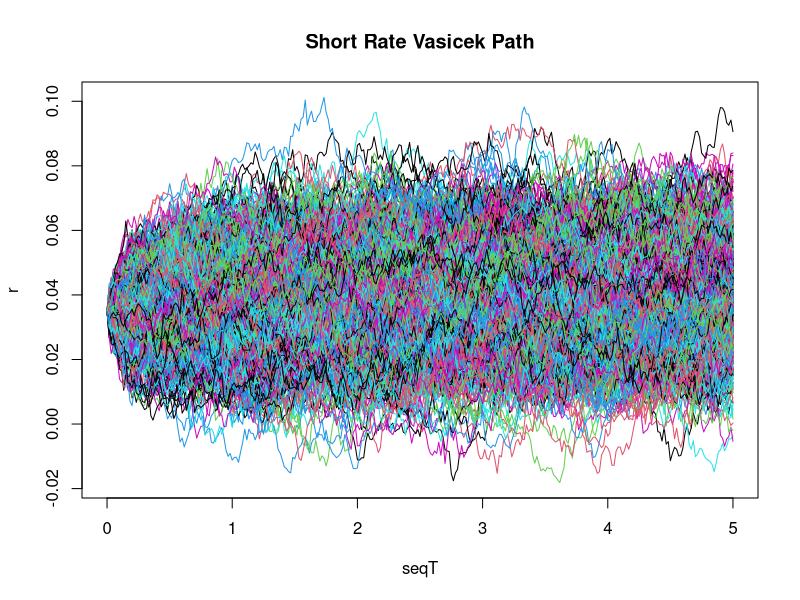

Write R code to recreate this figure.
##################
# Vasicek
#       dr = a(b-r(t))dt + vdW(t)
#       Inc(i) = a(b-r(t))Inc(t) + vInc(W)      Inc(W) = sqrt(Inc(t))*rnorm(0,1)
#       r[i+1] = r[i] + Inc(i)
##################

# Bono
c=0.03;tau=1;Tvenc=10;Tcanc=5;

# modelo de Vasicek  dr(t) = a(b-r(t))dt + vdW(t)
r0=0.035;a=1;b=0.04;v=0.02;

# MonteCarlo Parameter
nobs = 300; nsims = 1000


ShortRateVasicek = function(a, b, r0, v, t, nobs, nsims)
{
  
  dt = t/nobs
  
  r = matrix(data = 0, nrow = nobs+1, ncol = nsims)
  r[1,] = r0
  
  for(i in 1:nsims)
  {
    for(j in 1:nobs+1)
    {
      dr = a*(b-r[j-1,i])*dt + v*sqrt(x = dt)*rnorm(n = 1, mean = 0, sd = 1)
      r[j,i] = r[j-1,i] + dr
    }
  }
  
  return(r)
}

##################################################
# Para hacerlo con un solo bucle
# for(i in 2:(m+1)){
#   dr = a*(b-r[i-1,])*dt + v*sqrt(x = dt)*rnorm(n = n, mean = 0, sd = 1)
#   r[i,] = r[i-1,] + dr
# }
##################################################

r = ShortRateVasicek(a = a, b = b, r0 = r0, v = v, t = Tcanc, nobs = nobs, nsims = nsims)

dt = Tcanc/nobs
seqT = seq(from = 0, to = Tcanc, by = dt)

matplot(x = seqT, y = r, type = "l", lty = 1, main = "Short Rate Vasicek Path")

# Para crear el valor de los P(Tc, T)
precioBonoCCVasicek<- function(r, a, b, v, T){
  B <- (1-exp(-T*a))/a
  A <- (T-B)*(b-v^2/(2*a^2))+B^2*v^2/(4*a)
  return(exp(-A-B*r))
}

# P(Tcanc,Tk) = precioBonoCCVasicek( r(Tcanc), a, b, v, Tk-Tcanc )


MatrizDto = matrix(data = 0, nrow = nsims, ncol = (Tvenc-Tcanc)) #nrow = nsims, ncol = Tc-Tvto

# precioBonoCCVasicek(r[(nobs+1),2], a, b, v, 2)
rtcanc = r[(nobs+1),]

# Tcanc = 5
# Tvto = 10

# Creation of P(Tc, Tk) matrix
for(i in 1:length(x = rtcanc))
{
  
  for(j in 1:(Tvenc - Tcanc))
  {
    
    MatrizDto[i,j] = precioBonoCCVasicek(r = rtcanc[i], a = a, b = b, v = v, T = j)
    
  }
  
}

# Creation of coupon payments

CPay = MatrizDto*c*tau

# Nominal payment
N = 1

NomPay = N*MatrizDto[,(Tvenc-Tcanc)]

FinalPay = cbind(CPay, NomPay)

RemTc = rowSums(x = FinalPay) # SeRIA EL REM
# A-  CALCULAR MINIMO THE REM

Pago = pmin(RemTc, 1)
# B- CALCULAR PRECIO DE B SUM DE TIPOS DE INTERES MULTIPLICADOS POR DT
# Este BONO TIENE QUE SER UTILIZANDO EXP(COLSUM)
Bono = exp(x = -colSums(r[2:(nobs+1),]*dt))

# MEAN(A/B)

mean(Pago/Bono) # Da ya el valor descontado al utilizar el Bono como numerario


# CUPONES UTILIZO VASICEKCC PRECIO DEL BONO P(0,1)*C*TAU + P(0,2)*C*TAU... + P(0,5)*C*TAU
# P(0,1) SE CALCULA UTILIZANDO LA FORMULA DADA

Dto0_5 = numeric(length = (Tcanc-0))

for (i in 1:length(x = Dto0_5))
{
  
  Dto0_5[i] = precioBonoCCVasicek(r = r0, a = a, b = b, v = v, T = (i))
  
}

Cupon0_5 = Dto0_5*c*tau
sum(Cupon0_5) + mean(Pago/Bono)
